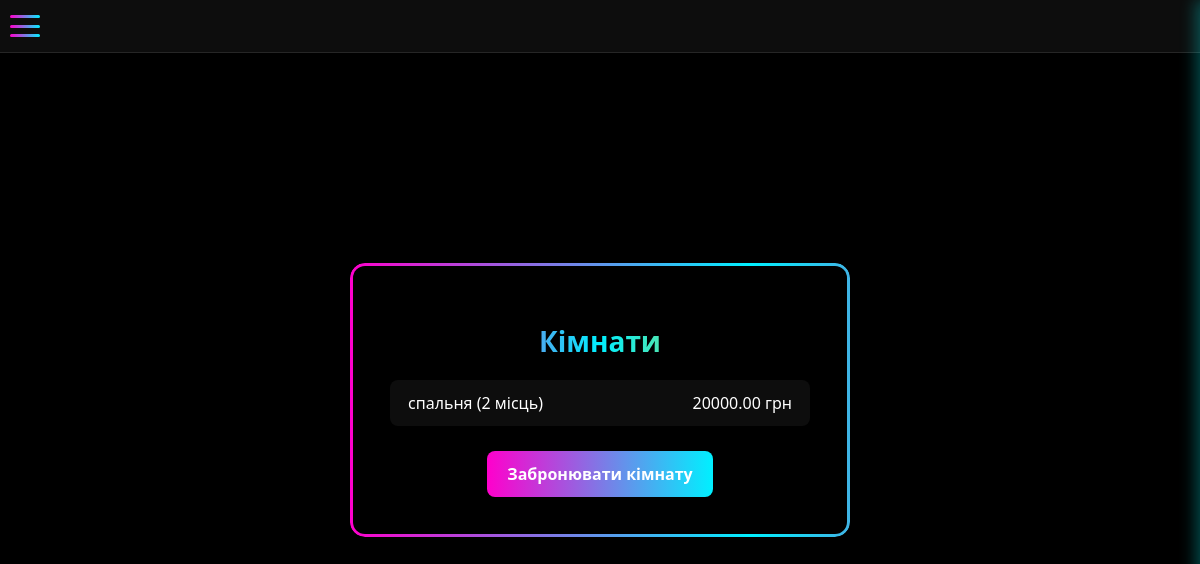
Before: / with the older database file.
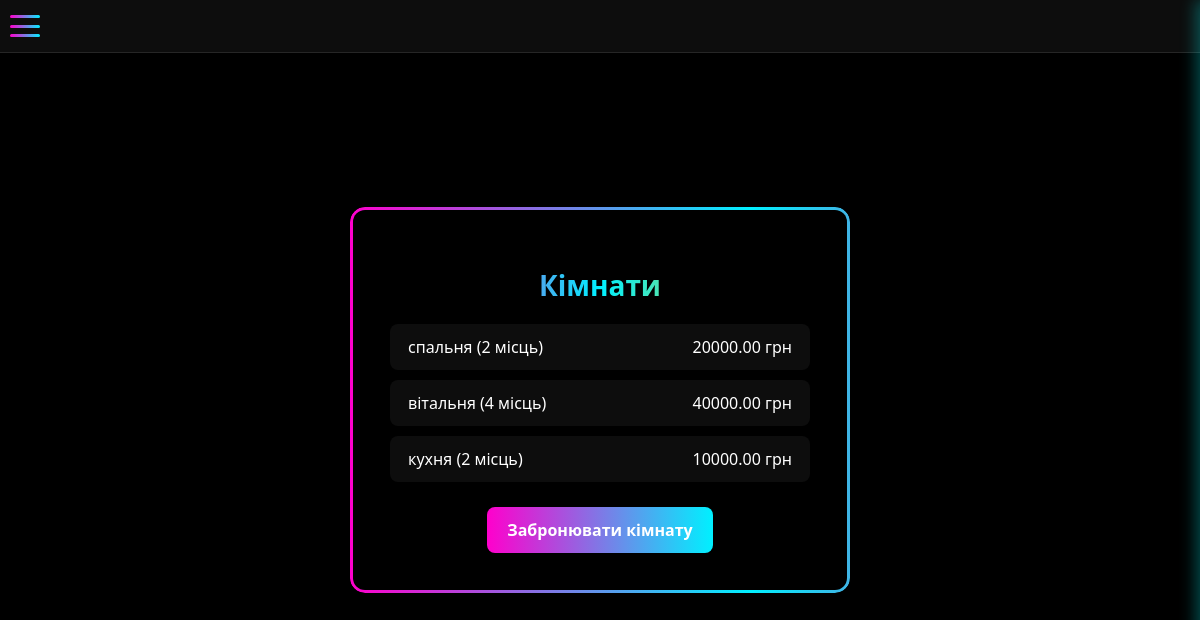
After: the same page with the newer database file.
### booking/models.py (models this page shows, shortened)
class Room(models.Model):
    name = models.CharField(max_length=100)
    capacity = models.PositiveIntegerField()
    price = models.DecimalField(max_digits=7, decimal_places=2)
    notes = models.TextField(blank=True)

### booking/views.py (the view)
# urls.py: 2. Add a URL to urlpatterns:  path('', views.home, name='home')
def home(request):
    rooms = Room.objects.all()
    return render(request, "home.html", {"rooms": rooms})

### booking/templates/home.html (shortened to what this page needs)
{% load static %}
<!DOCTYPE html>
<html lang="uk">
<head>
    <link rel="stylesheet" href="{% static 'style.css' %}">
</head>
<header class="header">
    <div class="header-container">
        <div class="burger" id="burger">
            <span></span>
            <span></span>
            <span></span>
        </div>
    </div>
</header>
<body>
    <div class="container">
        <h1>Кімнати</h1>
        <ul>
            {% for r in rooms %}
                <li>
                    <span class="room-name">{{ r.name }} ({{ r.capacity }} місць)</span>
                    <span class="room-price">{{ r.price }} грн</span>
                </li>
            {% empty %}
                <li class="empty">Поки немає кімнат</li>
            {% endfor %}
        </ul>
        <a href="{% url 'book_room' %}" class="btn">Забронювати кімнату</a>
    </div>
</body>
</html>

### booking/static/style.css (style rules this page uses)
body { margin: 0; font-family: "Segoe UI", sans-serif; background: #000; color: #fff; display: flex; justify-content: center; align-items: center; height: 100vh; }
.container { position: relative; background: black; padding: 40px; border-radius: 15px; width: 420px; text-align: center; z-index: 1; }
.container::before { content: ""; position: absolute; inset: 0; padding: 3px; border-radius: 15px; background: linear-gradient( 270deg, #ff00cc, #3333ff, #ffcc00, #ff0099, #00f0ff, #ff00cc ); background-size: 400% 400%; animation: borderFlow 8s linear infinite; mask: linear-gradient(#fff 0 0) content-box, linear-gradient(#fff 0 0); -webkit-mask: linear-gradient(#fff 0 0) content-box, linear-gradient(#fff 0 0); mask-composite: exclude; -webkit-mask-composite: xor; z-index: -1; }
h1 { margin-bottom: 20px; font-size: 28px; background: linear-gradient(90deg, #ff00cc, #00f0ff, #ffcc00); background-clip: text; color: transparent; -webkit-background-clip: text; -webkit-text-fill-color: transparent; animation: textGlow 4s infinite alternate; }
ul { list-style: none; padding: 0; margin: 0 0 25px 0; }
li { display: flex; justify-content: space-between; padding: 12px 18px; margin-bottom: 10px; background: rgba(255,255,255,0.05); border-radius: 8px; transition: transform 0.2s ease; }
.btn { display: inline-block; padding: 12px 20px; border-radius: 8px; background: linear-gradient(90deg, #ff00cc, #00f0ff); color: #fff; text-decoration: none; font-weight: bold; transition: 0.3s ease; }
.header { width: 100%; padding: 15px 0; background: rgba(255, 255, 255, 0.05); display: flex; justify-content: flex-start; align-items: center; position: fixed; top: 0; left: 0; backdrop-filter: blur(10px); z-index: 100; border-bottom: 1px solid rgba(255,255,255,0.1); }
.header-container { width: 100%; display: flex; align-items: center; justify-content: flex-start; gap: 15px; padding-left: 10px; }
.burger { width: 30px; height: 22px; display: flex; flex-direction: column; justify-content: space-between; cursor: pointer; z-index: 101; }
.burger span { display: block; height: 3px; width: 100%; background: linear-gradient(90deg, #ff00cc, #00f0ff); border-radius: 3px; transition: all 0.3s ease; }

Changed rows visible on the page:
added Room: name "вітальня", capacity "4", price "40000.00"
added Room: name "кухня", capacity "2", price "10000.00"
